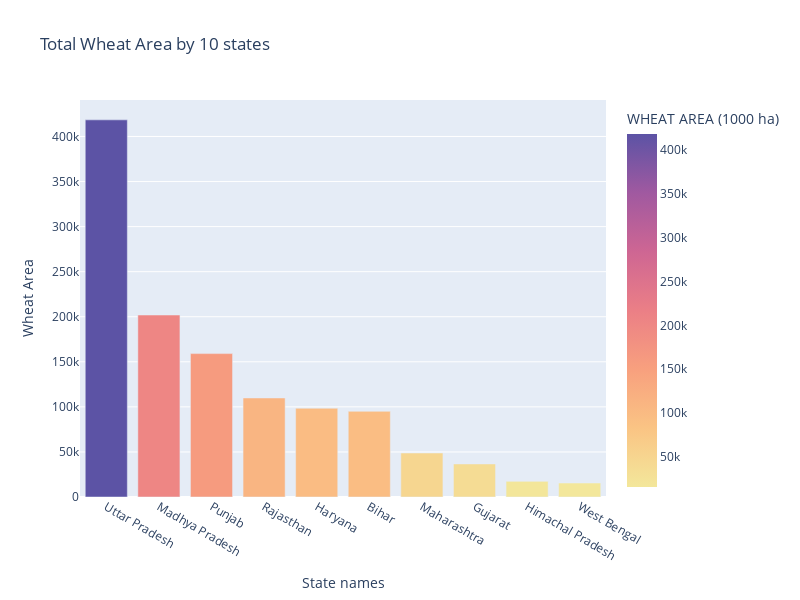

Write notebook code for a chart like this one.
### Code cell
fig = px.bar(wheat_area, x='State Name', y='WHEAT AREA (1000 ha)',
             title='Total Wheat Area by 10 states',
             labels={'State Name': 'State Name', 'WHEAT AREA ': 'WHEAT AREA (1000 ha)'},
             color='WHEAT AREA (1000 ha)', color_continuous_scale='sunset'
          )

fig.update_layout(xaxis_title='State names', yaxis_title='Wheat Area')
fig.update_layout(height=600,width=800)
fig.show()

### Figure 1 — Plotly figure (JSON) as saved in the notebook; plotly's stock layout.template omitted (floating-point values rounded to 4 significant figures)
{"data": [{"alignmentgroup": "True", "hovertemplate": "State Name=%{x}<br>WHEAT AREA (1000 ha)=%{marker.color}<extra></extra>", "legendgroup": "", "marker": {"color": [418500.0, 201900.0, 159100.0, 109900.0, 98460.0, 95050.0, 48810.0, 36660.0, 17340.0, 15500.0], "coloraxis": "coloraxis", "pattern": {"shape": ""}}, "name": "", "offsetgroup": "", "orientation": "v", "showlegend": false, "textposition": "auto", "type": "bar", "x": ["Uttar Pradesh", "Madhya Pradesh", "Punjab", "Rajasthan", "Haryana", "Bihar", "Maharashtra", "Gujarat", "Himachal Pradesh", "West Bengal"], "xaxis": "x", "y": [418500.0, 201900.0, 159100.0, 109900.0, 98460.0, 95050.0, 48810.0, 36660.0, 17340.0, 15500.0], "yaxis": "y"}], "layout": {"barmode": "relative", "coloraxis": {"colorbar": {"title": {"text": "WHEAT AREA (1000 ha)"}}, "colorscale": [[0, "rgb(243, 231, 155)"], [0.1667, "rgb(250, 196, 132)"], [0.3333, "rgb(248, 160, 126)"], [0.5, "rgb(235, 127, 134)"], [0.6667, "rgb(206, 102, 147)"], [0.8333, "rgb(160, 89, 160)"], [1, "rgb(92, 83, 165)"]]}, "height": 600, "legend": {"tracegroupgap": 0}, "title": {"text": "Total Wheat Area by 10 states"}, "width": 800, "xaxis": {"anchor": "y", "domain": [0, 1], "title": {"text": "State names"}}, "yaxis": {"anchor": "x", "domain": [0, 1], "title": {"text": "Wheat Area"}}}}
